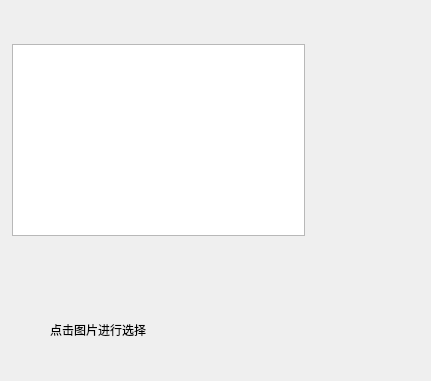
<?xml version="1.0" encoding="UTF-8"?>
<ui version="4.0">
 <class>CertifyDlg</class>
 <widget class="QDialog" name="CertifyDlg">
  <property name="geometry">
   <rect>
    <x>0</x>
    <y>0</y>
    <width>431</width>
    <height>381</height>
   </rect>
  </property>
  <property name="minimumSize">
   <size>
    <width>328</width>
    <height>250</height>
   </size>
  </property>
  <property name="windowTitle">
   <string>验证码</string>
  </property>
  <widget class="QCheckBox" name="checkBox_2">
   <property name="geometry">
    <rect>
     <x>30</x>
     <y>70</y>
     <width>101</width>
     <height>23</height>
    </rect>
   </property>
   <property name="text">
    <string>123</string>
   </property>
  </widget>
  <widget class="QLabel" name="tiplabel">
   <property name="geometry">
    <rect>
     <x>50</x>
     <y>320</y>
     <width>128</width>
     <height>19</height>
    </rect>
   </property>
   <property name="text">
    <string>点击图片进行选择</string>
   </property>
  </widget>
  <widget class="QWidget" name="">
   <property name="geometry">
    <rect>
     <x>12</x>
     <y>44</y>
     <width>304</width>
     <height>224</height>
    </rect>
   </property>
   <layout class="QFormLayout" name="formLayout">
    <item row="0" column="0">
     <widget class="QGraphicsView" name="certiImg">
      <property name="sizePolicy">
       <sizepolicy hsizetype="Fixed" vsizetype="Fixed">
        <horstretch>0</horstretch>
        <verstretch>0</verstretch>
       </sizepolicy>
      </property>
      <property name="minimumSize">
       <size>
        <width>293</width>
        <height>190</height>
       </size>
      </property>
      <property name="baseSize">
       <size>
        <width>293</width>
        <height>190</height>
       </size>
      </property>
      <property name="mouseTracking">
       <bool>false</bool>
      </property>
     </widget>
    </item>
   </layout>
   <zorder>certiImg</zorder>
  </widget>
 </widget>
 <resources/>
 <connections>
  <connection>
   <sender>checkBox_2</sender>
   <signal>stateChanged(int)</signal>
   <receiver>tiplabel</receiver>
   <slot>setNum(int)</slot>
   <hints>
    <hint type="sourcelabel">
     <x>80</x>
     <y>81</y>
    </hint>
    <hint type="destinationlabel">
     <x>113</x>
     <y>329</y>
    </hint>
   </hints>
  </connection>
 </connections>
</ui>
